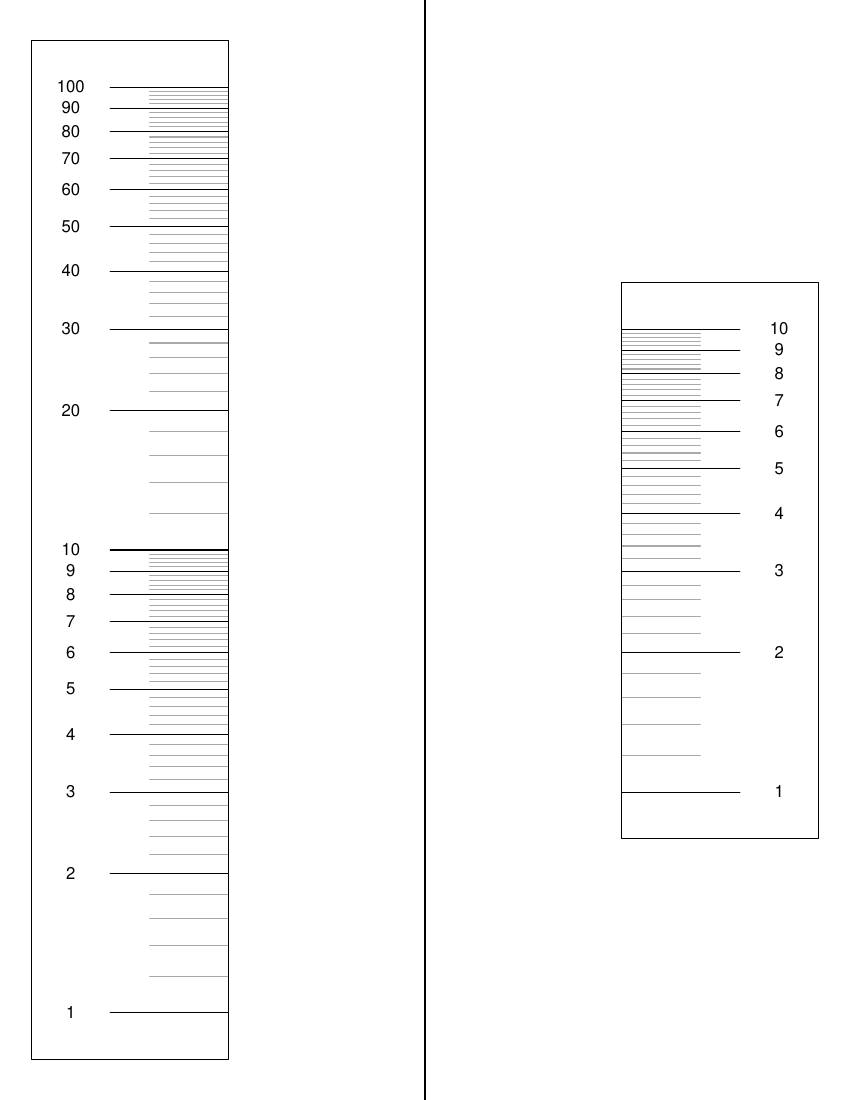

Source code (R):
pdf("slide_rule.pdf",8.5,11)

a = 3
bmp = 0.1

par(mar=c(0,0,0,0))
plot(0,0,"n",xlim=c(0,2),ylim=c(0-bmp,2+bmp),axes=F,ann=F)
for(i in seq(1.2,9.8,0.2)){
    for(j in 0:1){
        num = i*10^j
        y = log10(num)
        lines(c(0.3,0.5),c(y,y),col="darkgrey")
    }
}
for(i in seq(1.2,9.8,0.2)){
    num = i
    y2 = log10(num*a)
    lines(c(1.5,1.7),c(y2,y2),col="darkgrey")
}
# for(i in seq(1.1,9.9,0.1)){
#     for(j in 0:1){
#         num = i*10^j
#         y = log10(num)
#         lines(c(0.4,0.5),c(y,y),col="black",lwd=0.5)
#     }
# }
# for(i in seq(1.1,9.9,0.1)){
#     num = i
#     y2 = log10(num*a)
#     lines(c(1.5,1.6),c(y2,y2),col="black",lwd=0.5)
# }
# for(i in seq(1.5,9.5,1)){
#     for(j in 0:1){
#         num = i*10^j
#         y = log10(num)
#         lines(c(0.25,0.5),c(y,y),col="black",lwd=0.8)
#     }
# }
# for(i in seq(1.5,9.5,1)){
#     num = i
#     y2 = log10(num*a)
#     lines(c(1.5,1.75),c(y2,y2),col="black",lwd=0.8)
# }
nums = c(1:9,(1:9)*10,100)
for(num in nums){
    y = log10(num)
    lines(c(0.2,0.5),c(y,y))
    text(0.1,y,num)
}
for(num in 1:10){
    y2 = log10(num*a)
    lines(c(1.5,1.8),c(y2,y2))
    text(1.9,y2,num)
}

abline(v=1)

polygon(c(0,0.5,0.5,0),c(0-bmp,0-bmp,2+bmp,2+bmp))
polygon(c(1,0.5,0.5,1)+1,c(0-bmp,0-bmp,1+bmp,1+bmp)+log10(a))


dev.off()

